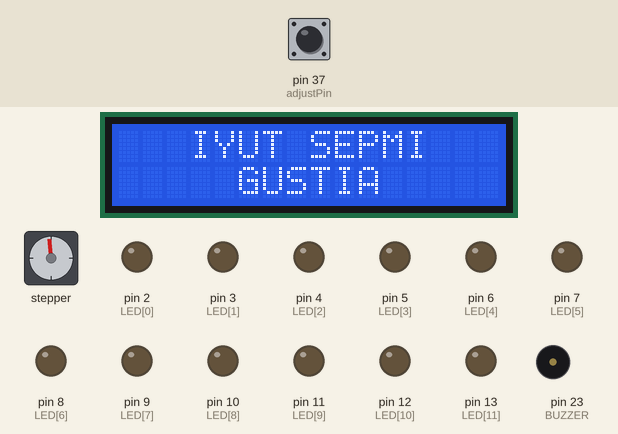
The sketch below on a simulated Arduino Mega 2560, built with avr-gcc and run on an emulated ATmega2560. Shown: stepper motor, 16×2 character LCD, output pins drawn as LEDs (lit = HIGH), buzzer (waves = sounding, pin HIGH). Wiring (inferred from the names in the program): stepper motor (2048 steps per turn assumed): coils pin 31, pin 29, pin 27, pin 25. The inputs (shaded band) are chosen by the test bench; at power-on: pin 37 (adjustPin) HIGH. The audio player accepts every command and is not drawn; pins used as bus, display or sensor lines are not drawn.

Above: at 3.29 s.
3.3 s: pin 37 (adjustPin) pulled LOW for 3.2 s
At 4.5 s:
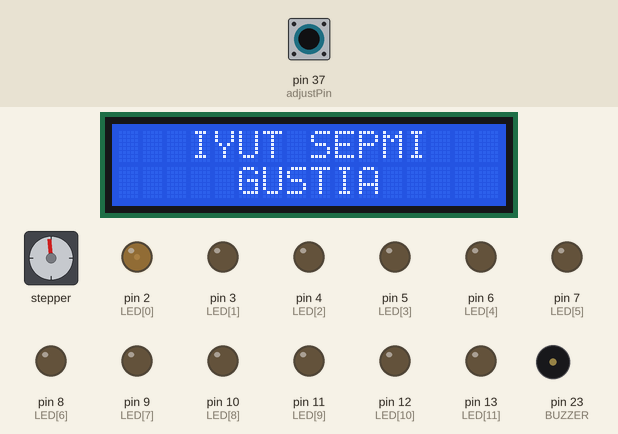
7.1 s: pin 37 (adjustPin) pulled LOW for 0.15 s
At 7.45 s:
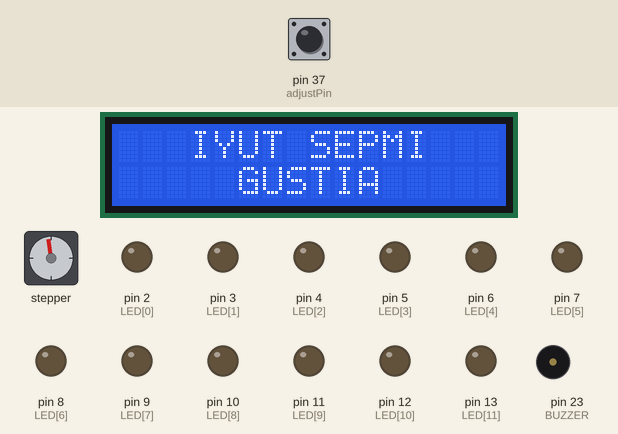
7.8 s: pin 37 (adjustPin) pulled LOW for 0.15 s
At 8.41 s:
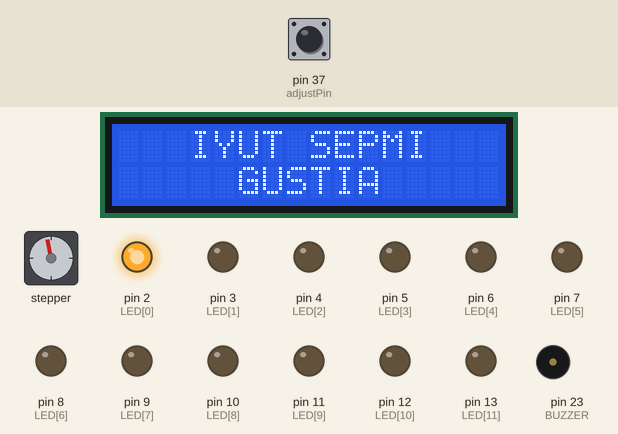
8.5 s: pin 37 (adjustPin) pulled LOW for 1 s
At 9.2 s:
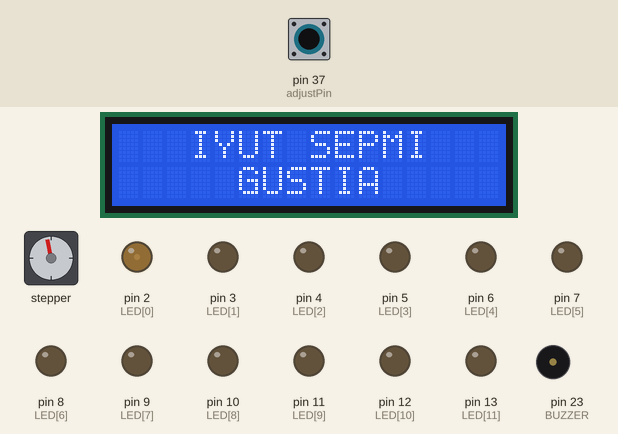
10.1 s: pin 37 (adjustPin) pulsed LOW 5 times (0.12 s each, 0.3 s apart)
14.2 s: pin 37 (adjustPin) pulled LOW for 0.15 s
At 14.67 s:
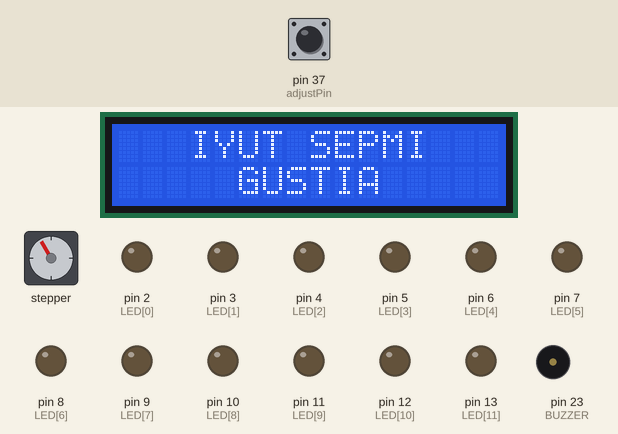
Timing chart, 0 to 18.7 s (numbered marks = the images above; inputs shaded):
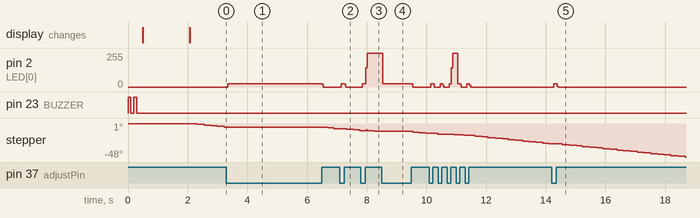

The sketch:

arduinoMega.ino
```cpp
#include "DFRobotDFPlayerMini.h"
#include <LiquidCrystal_I2C.h>
#include <Servo.h>

DFRobotDFPlayerMini myDFPlayer;
LiquidCrystal_I2C lcd(0x27,16,2);
Servo myServo;

const int BUZZER = 23;
const int adjustPin = 37;
const int LED[12] = {2,3,4,5,6,7,8,9,10,11,12,13};
const int stepper[4] = {31, 29, 27, 25};

#define stepperSpeed 40
#define stepperStep 42

int PM = 0;

void buzzer(int x=2, int timer=100){
  for(int i=0; i<x; i++){
    digitalWrite(BUZZER,HIGH); delay(timer);
    digitalWrite(BUZZER,LOW); delay(timer);
  }
}

void setup() {
  pinMode(BUZZER, OUTPUT);
  pinMode(adjustPin, INPUT_PULLUP);
  buzzer();

  Serial.begin(9600);
  Serial1.begin(9600);

  lcd.init(); lcd.clear(); lcd.backlight();
  lcd.setCursor(0,0); lcd.print("  TUGAS AKHIR   ");
  lcd.setCursor(0,1); lcd.print("                ");
  delay(1000);

  for(int i=0; i<12; i++){
    pinMode(LED[i], OUTPUT);
  }
  for(int i=0; i<4; i++){
    pinMode(stepper[i], OUTPUT);
  }

  DFPlayerConnect(); myDFPlayer.play(24);
  lcd.setCursor(0,0); lcd.print("   IYUT SEPMI   ");
  lcd.setCursor(0,1); lcd.print("     GUSTIA     ");
}

void loop() {
  for(int i=0; i<12; i++){
      clockWise(stepperStep);
      digitalWrite(LED[i], HIGH);
      if(!digitalRead(adjustPin)){
         break;
      }
      if(PM < 12){
         myDFPlayer.play(i+1);
         PM++;
      } else if(PM >= 12){
         myDFPlayer.play(i+13);
         PM++;
         if(PM == 24){
          PM = 0;
         }
      }
  }
  for(int i=0; i<12; i++){
     digitalWrite(LED[i], LOW);
  }
}

/*Konfigurasi DFPlayer */
void DFPlayerConnect(){
  myDFPlayer.begin(Serial1);
  myDFPlayer.setTimeOut(500);
  myDFPlayer.EQ(DFPLAYER_EQ_ROCK);
  myDFPlayer.volume(30);
}

//fungsi untuk mengatur arah putar stepper searah jarum jam
void counterClockWise(int step){
  for(int h=0; h<=step; h++){
    for(int i=0; i<4; i++){
      for(int j=0; j<4; j++){
        if(!digitalRead(adjustPin)){
          return;
        }
        if(i==j){
          digitalWrite(stepper[j], HIGH);
        } else {
          digitalWrite(stepper[j], LOW);
        }
      }
      delay(stepperSpeed);
    }
  }
}

//fungsi untuk mengatur arah putar stepper berlawanan arah jarum jam
void clockWise(int step){
  for(int h=0; h<=step; h++){
    for(int i=3; i>=0; i--){
      for(int j=3; j>=0; j--){
        if(!digitalRead(adjustPin)){
          return;
        }
        if(i==j){
          digitalWrite(stepper[j], HIGH);
        } else {
          digitalWrite(stepper[j], LOW);
        }
      }
     delay(stepperSpeed);
    }
  }
}
```

Measured:
- after the input at 3.3 s, pin 2 (LED[0]): 0/255 → 26/255 after 0.05 s, → 0/255 3.2 s later
- after the input at 7.1 s, pin 2 (LED[0]): 0/255 → 26/255 at once, → 0/255 0.12 s later
- after the input at 7.8 s, pin 2 (LED[0]): 0/255 → 26/255 after 0.05 s, → 255/255 0.12 s later
- after the input at 8.5 s, pin 2 (LED[0]): 255/255 → 26/255 at once, → 0/255 1.0 s later
- after the input at 14.2 s, pin 2 (LED[0]): 0/255 → 26/255 after 0.06 s, → 0/255 0.12 s later
